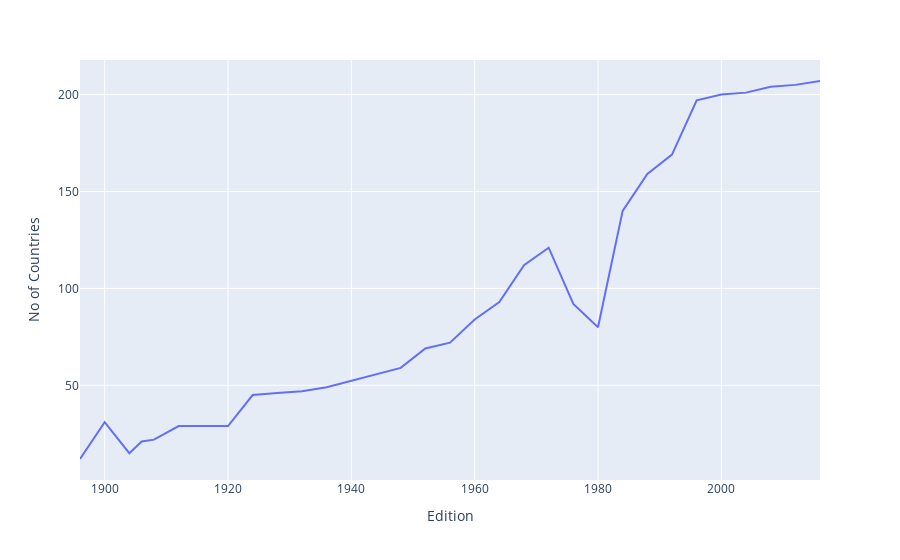

The code cell stored with this chart in its notebook:
### Code cell
fig = px.line(nations_over_time, x="Edition", y="No of Countries")
fig.show()

### Figure 1 — Plotly figure (JSON) as saved in the notebook; plotly's stock layout.template omitted (floating-point values rounded to 4 significant figures)
{"data": [{"hovertemplate": "Edition=%{x}<br>No of Countries=%{y}<extra></extra>", "legendgroup": "", "line": {"color": "#636efa", "dash": "solid"}, "marker": {"symbol": "circle"}, "mode": "lines", "name": "", "orientation": "v", "showlegend": false, "type": "scatter", "x": [1896, 1900, 1904, 1906, 1908, 1912, 1920, 1924, 1928, 1932, 1936, 1948, 1952, 1956, 1960, 1964, 1968, 1972, 1976, 1980, 1984, 1988, 1992, 1996, 2000, 2004, 2008, 2012, 2016], "xaxis": "x", "y": [12, 31, 15, 21, 22, 29, 29, 45, 46, 47, 49, 59, 69, 72, 84, 93, 112, 121, 92, 80, 140, 159, 169, 197, 200, 201, 204, 205, 207], "yaxis": "y"}], "layout": {"autosize": true, "legend": {"tracegroupgap": 0}, "margin": {"t": 60}, "xaxis": {"anchor": "y", "autorange": true, "domain": [0, 1], "range": [1896, 2016], "title": {"text": "Edition"}, "type": "linear"}, "yaxis": {"anchor": "x", "autorange": true, "domain": [0, 1], "range": [1.167, 217.8], "title": {"text": "No of Countries"}, "type": "linear"}}}
